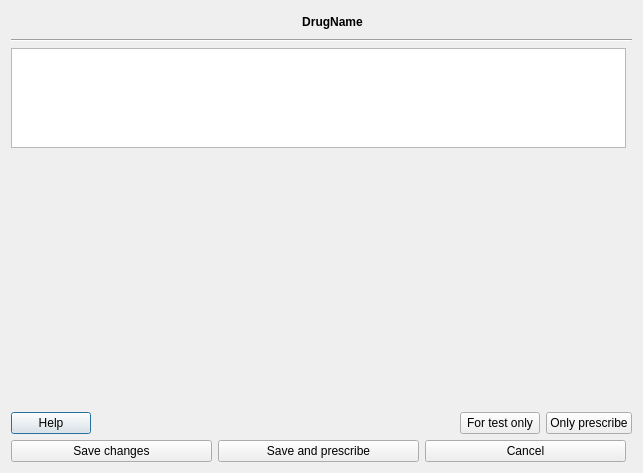
<?xml version="1.0" encoding="UTF-8"?>
<ui version="4.0">
 <class>Drugs::Internal::DosageCreatorDialog</class>
 <widget class="QDialog" name="Drugs::Internal::DosageCreatorDialog">
  <property name="geometry">
   <rect>
    <x>0</x>
    <y>0</y>
    <width>643</width>
    <height>473</height>
   </rect>
  </property>
  <property name="windowTitle">
   <string>Dialog</string>
  </property>
  <layout class="QGridLayout" name="gridLayout">
   <item row="3" column="0" colspan="2">
    <widget class="Line" name="line">
     <property name="orientation">
      <enum>Qt::Horizontal</enum>
     </property>
    </widget>
   </item>
   <item row="7" column="0" colspan="2">
    <layout class="QHBoxLayout" name="horizontalLayout_7">
     <item>
      <widget class="QPushButton" name="helpButton">
       <property name="text">
        <string>Help</string>
       </property>
      </widget>
     </item>
     <item>
      <spacer name="horizontalSpacer">
       <property name="orientation">
        <enum>Qt::Horizontal</enum>
       </property>
       <property name="sizeHint" stdset="0">
        <size>
         <width>40</width>
         <height>20</height>
        </size>
       </property>
      </spacer>
     </item>
     <item>
      <widget class="QPushButton" name="testOnlyButton">
       <property name="text">
        <string>For test only</string>
       </property>
      </widget>
     </item>
     <item>
      <widget class="QPushButton" name="prescribeButton">
       <property name="toolTip">
        <string>The dosage will be used for your actual prescription,&lt;br /&gt; but will not be saved in your dosage database.</string>
       </property>
       <property name="text">
        <string>Only prescribe</string>
       </property>
      </widget>
     </item>
    </layout>
   </item>
   <item row="5" column="0" rowspan="2" colspan="2">
    <widget class="DosageViewer" name="dosageViewer" native="true">
     <property name="sizePolicy">
      <sizepolicy hsizetype="Expanding" vsizetype="Expanding">
       <horstretch>0</horstretch>
       <verstretch>0</verstretch>
      </sizepolicy>
     </property>
    </widget>
   </item>
   <item row="0" column="0">
    <layout class="QHBoxLayout" name="horizontalLayout">
     <item>
      <widget class="QLabel" name="interactionIconLabel">
       <property name="minimumSize">
        <size>
         <width>22</width>
         <height>22</height>
        </size>
       </property>
       <property name="maximumSize">
        <size>
         <width>22</width>
         <height>22</height>
        </size>
       </property>
       <property name="text">
        <string/>
       </property>
      </widget>
     </item>
     <item>
      <widget class="QLabel" name="drugNameLabel">
       <property name="sizePolicy">
        <sizepolicy hsizetype="Expanding" vsizetype="Fixed">
         <horstretch>0</horstretch>
         <verstretch>0</verstretch>
        </sizepolicy>
       </property>
       <property name="maximumSize">
        <size>
         <width>16777215</width>
         <height>16777215</height>
        </size>
       </property>
       <property name="font">
        <font>
         <weight>75</weight>
         <bold>true</bold>
        </font>
       </property>
       <property name="text">
        <string>DrugName</string>
       </property>
       <property name="alignment">
        <set>Qt::AlignCenter</set>
       </property>
       <property name="wordWrap">
        <bool>true</bool>
       </property>
      </widget>
     </item>
    </layout>
   </item>
   <item row="4" column="0">
    <widget class="Views::ListView" name="availableDosagesListView">
     <property name="maximumSize">
      <size>
       <width>16777215</width>
       <height>100</height>
      </size>
     </property>
    </widget>
   </item>
   <item row="9" column="0">
    <layout class="QHBoxLayout" name="horizontalLayout_2">
     <item>
      <widget class="QPushButton" name="saveButton">
       <property name="toolTip">
        <string>The dosage will be saved in your dosage databse, &lt;br /&gt;no cahnges will be done to your actual prescription.</string>
       </property>
       <property name="text">
        <string>Save changes</string>
       </property>
      </widget>
     </item>
     <item>
      <widget class="QPushButton" name="saveAndPrescribeButton">
       <property name="toolTip">
        <string>The dosage will be used for your actual prescription,&lt;br /&gt; and it will be saved in your dosage database.</string>
       </property>
       <property name="text">
        <string>Save and prescribe</string>
       </property>
      </widget>
     </item>
     <item>
      <widget class="QPushButton" name="cancelButton">
       <property name="toolTip">
        <string>Cancel this window, all changes will be lost.</string>
       </property>
       <property name="text">
        <string>Cancel</string>
       </property>
      </widget>
     </item>
    </layout>
   </item>
  </layout>
 </widget>
 <customwidgets>
  <customwidget>
   <class>DosageViewer</class>
   <extends>QWidget</extends>
   <header location="global">dosagedialog/mfDosageViewer.h</header>
   <container>1</container>
  </customwidget>
  <customwidget>
   <class>Views::ListView</class>
   <extends>QListView</extends>
   <header location="global">listviewplugin/listview.h</header>
  </customwidget>
 </customwidgets>
 <tabstops>
  <tabstop>availableDosagesListView</tabstop>
  <tabstop>prescribeButton</tabstop>
  <tabstop>helpButton</tabstop>
 </tabstops>
 <resources/>
 <connections>
  <connection>
   <sender>cancelButton</sender>
   <signal>clicked()</signal>
   <receiver>Drugs::Internal::DosageCreatorDialog</receiver>
   <slot>reject()</slot>
   <hints>
    <hint type="sourcelabel">
     <x>168</x>
     <y>439</y>
    </hint>
    <hint type="destinationlabel">
     <x>76</x>
     <y>431</y>
    </hint>
   </hints>
  </connection>
 </connections>
</ui>
